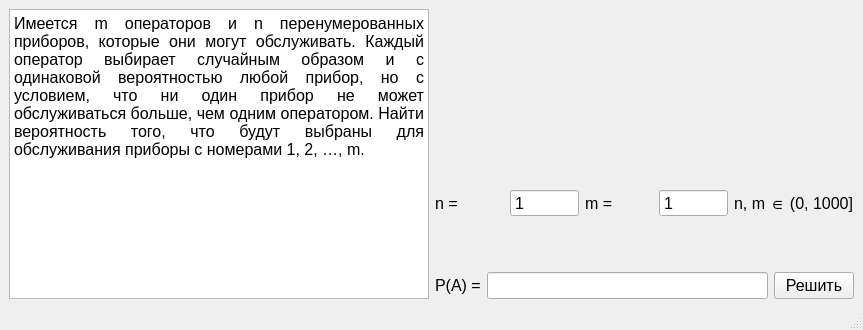
<?xml version="1.0" encoding="UTF-8"?>
<ui version="4.0">
 <class>MainWindow</class>
 <widget class="QMainWindow" name="MainWindow">
  <property name="geometry">
   <rect>
    <x>0</x>
    <y>0</y>
    <width>863</width>
    <height>330</height>
   </rect>
  </property>
  <property name="windowTitle">
   <string>MainWindow</string>
  </property>
  <widget class="QWidget" name="centralwidget">
   <layout class="QHBoxLayout" name="horizontalLayout_3">
    <item>
     <widget class="QTextEdit" name="textEdit">
      <property name="html">
       <string>&lt;!DOCTYPE HTML PUBLIC &quot;-//W3C//DTD HTML 4.0//EN&quot; &quot;http://www.w3.org/TR/REC-html40/strict.dtd&quot;&gt;
&lt;html&gt;&lt;head&gt;&lt;meta name=&quot;qrichtext&quot; content=&quot;1&quot; /&gt;&lt;style type=&quot;text/css&quot;&gt;
p, li { white-space: pre-wrap; }
&lt;/style&gt;&lt;/head&gt;&lt;body style=&quot; font-family:'MS Shell Dlg 2'; font-size:7.8pt; font-weight:400; font-style:normal;&quot;&gt;
&lt;p align=&quot;justify&quot; style=&quot; margin-top:0px; margin-bottom:0px; margin-left:0px; margin-right:0px; -qt-block-indent:0; text-indent:0px;&quot;&gt;&lt;span style=&quot; font-size:12pt;&quot;&gt;Имеется m операторов и n перенумерованных приборов, которые они могут обслуживать. Каждый оператор выбирает случайным образом и с одинаковой вероятностью любой прибор, но с условием, что ни один прибор не может обслуживаться больше, чем одним оператором. Найти вероятность того, что будут выбраны для обслуживания приборы с номерами 1, 2, …, m.&lt;/span&gt;&lt;/p&gt;&lt;/body&gt;&lt;/html&gt;</string>
      </property>
     </widget>
    </item>
    <item>
     <layout class="QVBoxLayout" name="verticalLayout">
      <item>
       <widget class="QLabel" name="label_2">
        <property name="text">
         <string/>
        </property>
        <property name="pixmap">
         <pixmap>img/img.jpg</pixmap>
        </property>
        <property name="alignment">
         <set>Qt::AlignCenter</set>
        </property>
       </widget>
      </item>
      <item>
       <layout class="QHBoxLayout" name="horizontalLayout">
        <item>
         <widget class="QLabel" name="n_label">
          <property name="font">
           <font>
            <pointsize>12</pointsize>
           </font>
          </property>
          <property name="text">
           <string>n =</string>
          </property>
         </widget>
        </item>
        <item>
         <widget class="QSpinBox" name="n_spinBox">
          <property name="font">
           <font>
            <pointsize>12</pointsize>
           </font>
          </property>
          <property name="buttonSymbols">
           <enum>QAbstractSpinBox::NoButtons</enum>
          </property>
          <property name="minimum">
           <number>1</number>
          </property>
          <property name="maximum">
           <number>1000</number>
          </property>
         </widget>
        </item>
        <item>
         <widget class="QLabel" name="m_label">
          <property name="font">
           <font>
            <pointsize>12</pointsize>
           </font>
          </property>
          <property name="text">
           <string>m =</string>
          </property>
         </widget>
        </item>
        <item>
         <widget class="QSpinBox" name="m_spinBox">
          <property name="font">
           <font>
            <pointsize>12</pointsize>
           </font>
          </property>
          <property name="buttonSymbols">
           <enum>QAbstractSpinBox::NoButtons</enum>
          </property>
          <property name="minimum">
           <number>1</number>
          </property>
          <property name="maximum">
           <number>1000</number>
          </property>
         </widget>
        </item>
        <item>
         <widget class="QLabel" name="label">
          <property name="font">
           <font>
            <pointsize>12</pointsize>
           </font>
          </property>
          <property name="text">
           <string>n, m ∈ (0, 1000]</string>
          </property>
         </widget>
        </item>
       </layout>
      </item>
      <item>
       <layout class="QHBoxLayout" name="horizontalLayout_2">
        <item>
         <widget class="QLabel" name="P_label">
          <property name="font">
           <font>
            <pointsize>12</pointsize>
           </font>
          </property>
          <property name="text">
           <string>P(A) =</string>
          </property>
         </widget>
        </item>
        <item>
         <widget class="QLineEdit" name="result_lineEdit">
          <property name="font">
           <font>
            <pointsize>12</pointsize>
           </font>
          </property>
          <property name="readOnly">
           <bool>true</bool>
          </property>
         </widget>
        </item>
        <item>
         <widget class="QPushButton" name="solve_button">
          <property name="font">
           <font>
            <pointsize>12</pointsize>
           </font>
          </property>
          <property name="text">
           <string>Решить</string>
          </property>
         </widget>
        </item>
       </layout>
      </item>
     </layout>
    </item>
   </layout>
  </widget>
  <widget class="QMenuBar" name="menubar">
   <property name="geometry">
    <rect>
     <x>0</x>
     <y>0</y>
     <width>863</width>
     <height>26</height>
    </rect>
   </property>
  </widget>
  <widget class="QStatusBar" name="statusbar"/>
 </widget>
 <resources/>
 <connections/>
</ui>
